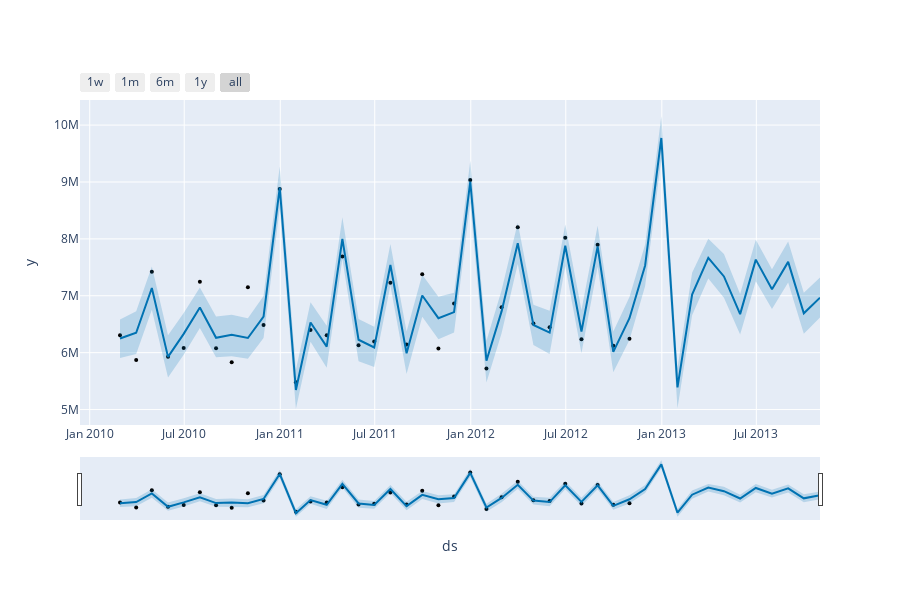

Here is the notebook cell this chart was saved with:
### Code cell
fig3 = plot_plotly(m, forecast)
fig3
